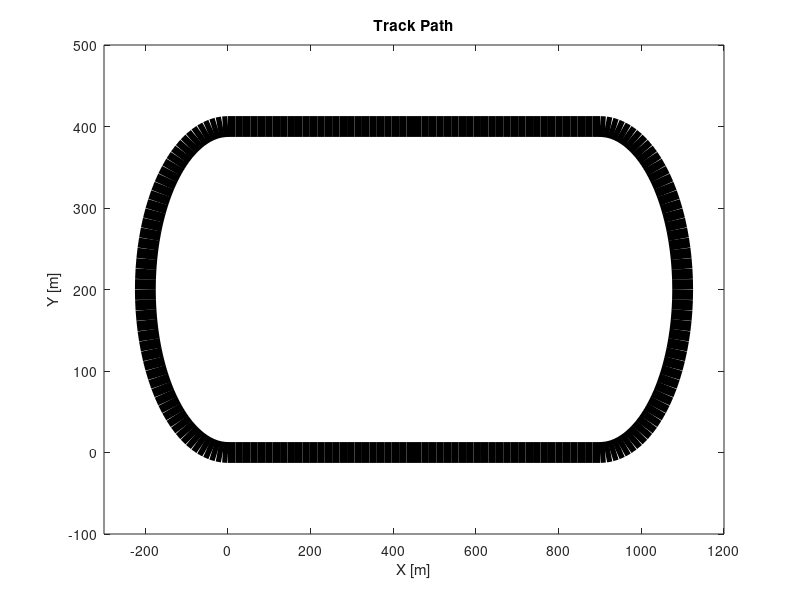

This chart was generated by the following MATLAB code:
radius = 200; % Radius
straight_length = 900; % Length
width = 15; % Width

waypoints = 100;

% Circumference of semi circle
circum = pi * radius; % 628.3185

% Step distance for straights and curves based on waypoints
d_s_straight = straight_length / (waypoints / 2); % Divide by 2 since two straight sections
d_s_curve = circum / (waypoints / 2); % Divide by 2 since two curved sections

% Calculate angle increment for curved sections
delta_theta = pi / (waypoints / 2); % Divide by 2 since two curved sections

% Initialize arrays
x_waypoints = zeros(1, waypoints * 2);
y_waypoints = zeros(1, waypoints * 2);
theta1_change = [] % radians
theta2_change = [] % radians

distance_traveled = 0; % Initial point of [0, 0]
theta = 0; % Initial angle

for i = 1:(waypoints * 2)
    % Update x and y coordinates
    if distance_traveled < straight_length
        % First straight 
        x_waypoints(i) = distance_traveled;
        y_waypoints(i) = 0;
        distance_traveled = distance_traveled + d_s_straight;
        disp(['s=', num2str(distance_traveled), ' ds=', num2str(d_s_straight), ' str1'])
    elseif distance_traveled < straight_length + circum - 1
        % First curved
        x_waypoints(i) = straight_length + radius * sin(theta);
        y_waypoints(i) = radius - radius * cos(theta);
        theta1_change = ([theta1_change, theta]);
        theta = theta + delta_theta; % Update angle
        distance_traveled = distance_traveled + d_s_curve;
        disp(['s=', num2str(distance_traveled), ' ds=', num2str(d_s_curve), ' curve1*******'])
    elseif distance_traveled < 2 * straight_length + circum - 1
        % Second straight
        x_waypoints(i) = straight_length - (distance_traveled - (straight_length + circum));
        y_waypoints(i) = 2 * radius;
        distance_traveled = distance_traveled + d_s_straight;
        disp(['s=', num2str(distance_traveled), ' ds=', num2str(d_s_straight), ' str2------------------'])
    elseif distance_traveled < 2 * straight_length + 2 * circum
        % Second curved
        x_waypoints(i) = radius * sin(theta);
        y_waypoints(i) = radius - radius * cos(theta);
        theta2_change = ([theta1_change, theta]);
        theta = theta + delta_theta; % Update angle
        distance_traveled = distance_traveled + d_s_curve;
        disp(['s=', num2str(distance_traveled), ' ds=', num2str(d_s_curve), ' curve2/////////////'])
    end
end

% adds last part of the x and y coordinates to connect to the 
x_waypoints = [x_waypoints, 0]; 
y_waypoints = [y_waypoints, 0];

% adds the last part of the changes in thetas to the angles for each semi
% circle
% in radians
index1 = length(theta1_change);
theta1_change = [theta1_change, theta1_change(index1) + delta_theta];
index2 = length(theta2_change);
theta2_change = theta2_change(1:end-1);
theta2_change = [theta2_change, theta2_change(index2 - 1) + delta_theta];
degrees1_change = rad2deg(theta1_change);
degrees2_change = rad2deg(theta2_change);

% Plot
figure;
plot(x_waypoints, y_waypoints, 'k', 'LineWidth', width);
xlim([-300, 1200]);
ylim([-100, 500]);
xlabel('X [m]');
ylabel('Y [m]');
title('Track Path');
